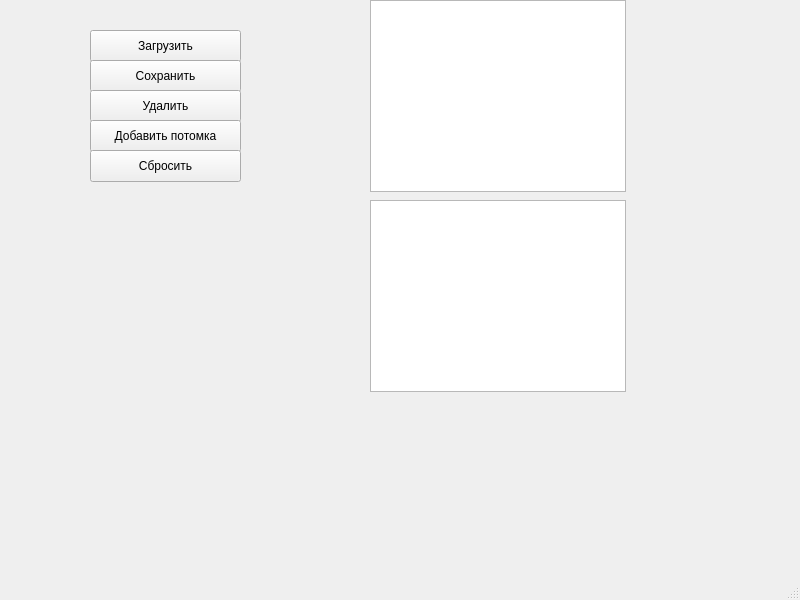
<?xml version="1.0" encoding="UTF-8"?>
<ui version="4.0">
 <class>MainWindow</class>
 <widget class="QMainWindow" name="MainWindow">
  <property name="geometry">
   <rect>
    <x>0</x>
    <y>0</y>
    <width>800</width>
    <height>600</height>
   </rect>
  </property>
  <property name="windowTitle">
   <string>MainWindow</string>
  </property>
  <widget class="QWidget" name="centralwidget">
   <widget class="QPushButton" name="loadButton">
    <property name="geometry">
     <rect>
      <x>90</x>
      <y>30</y>
      <width>151</width>
      <height>32</height>
     </rect>
    </property>
    <property name="text">
     <string>Загрузить</string>
    </property>
   </widget>
   <widget class="QPushButton" name="saveButton">
    <property name="geometry">
     <rect>
      <x>90</x>
      <y>60</y>
      <width>151</width>
      <height>32</height>
     </rect>
    </property>
    <property name="text">
     <string>Сохранить</string>
    </property>
   </widget>
   <widget class="QPushButton" name="deleteButton">
    <property name="geometry">
     <rect>
      <x>90</x>
      <y>90</y>
      <width>151</width>
      <height>32</height>
     </rect>
    </property>
    <property name="text">
     <string>Удалить</string>
    </property>
   </widget>
   <widget class="QPushButton" name="addButton">
    <property name="geometry">
     <rect>
      <x>90</x>
      <y>120</y>
      <width>151</width>
      <height>32</height>
     </rect>
    </property>
    <property name="text">
     <string>Добавить потомка</string>
    </property>
   </widget>
   <widget class="QPushButton" name="resetButton">
    <property name="geometry">
     <rect>
      <x>90</x>
      <y>150</y>
      <width>151</width>
      <height>32</height>
     </rect>
    </property>
    <property name="text">
     <string>Сбросить</string>
    </property>
   </widget>
   <widget class="QTreeView" name="dbTreeView">
    <property name="geometry">
     <rect>
      <x>370</x>
      <y>0</y>
      <width>256</width>
      <height>192</height>
     </rect>
    </property>
   </widget>
   <widget class="QTreeView" name="cacheTreeView">
    <property name="geometry">
     <rect>
      <x>370</x>
      <y>200</y>
      <width>256</width>
      <height>192</height>
     </rect>
    </property>
   </widget>
  </widget>
  <widget class="QMenuBar" name="menubar">
   <property name="geometry">
    <rect>
     <x>0</x>
     <y>0</y>
     <width>800</width>
     <height>36</height>
    </rect>
   </property>
  </widget>
  <widget class="QStatusBar" name="statusbar"/>
 </widget>
 <resources/>
 <connections/>
</ui>
